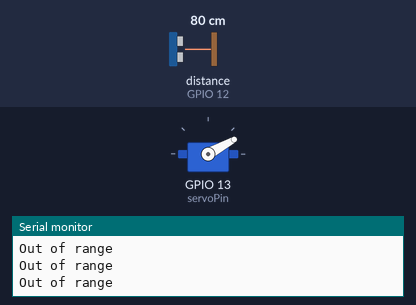
Simulated run of this sketch. Board: ESP32. Shown: servo, the last lines printed to the serial monitor. Wiring (inferred from the names in the program): ultrasonic range finder: trigger GPIO 14; echo GPIO 12; servo: signal GPIO 13. Inputs (shaded band) come from the test bench; at power-on: distance to the obstacle (sensor on GPIO 12) 80 cm. The echo pulse lasts 58.3 µs per cm; servo pulses on a pin are drawn as a servo (544–2400 µs = 0–180°).

Above: at 1.2 s.
1.3 s: distance to the obstacle (sensor on GPIO 12) set to 22 cm
At 1.71 s:
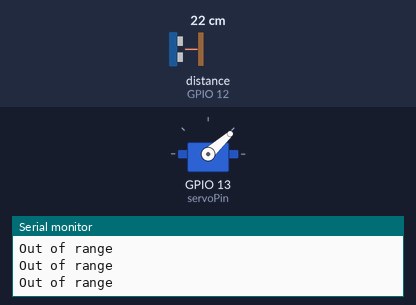
4.3 s: distance to the obstacle (sensor on GPIO 12) set to 18 cm
At 4.47 s:
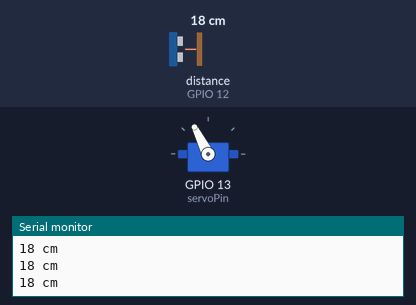
Timing chart, 0 to 13.3 s (numbered marks = the images above; inputs shaded):
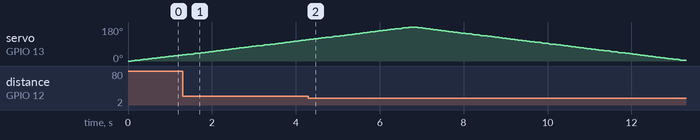

Measured:
- the behaviour switches between 21 and 20 cm on distance to the obstacle (sensor on GPIO 12) (found by bisection; images 1 and 2)
- by itself, servo on GPIO 13 (servoPin): rises from 112° to 180° in 2.4 s, then falls to 3° in 6.5 s

The sketch:

Motor_Ultrasonic_Assignment.ino
```cpp
// #include <ESP32Servo.h>

// Servo myservo;

int pos = 0;
int servoPin = 13;
const int trigPin = 14;
const int echoPin = 12;


void setup() {
  // put your setup code here, to run once:

  Serial.begin(9600);
  pinMode(trigPin, OUTPUT);
  pinMode(echoPin, INPUT);
  pinMode(servoPin, OUTPUT);


}

void mysweep(int p)
{
  int peakTime = map(p, 0, 180, 500, 2600);
  int entirePauseWidth = 20000;
  digitalWrite(servoPin , HIGH);
  delayMicroseconds(peakTime);

  int lowTime = entirePauseWidth - peakTime;
  digitalWrite(servoPin, LOW);
  delayMicroseconds(lowTime);


}
int dist(){
  long duration, distance = -1;
  digitalWrite(trigPin, LOW);
  //delayMicroseconds(2);
  digitalWrite(trigPin, HIGH);
  delayMicroseconds(10);
  digitalWrite(trigPin, LOW);

  duration = pulseIn(echoPin, HIGH);

  if(duration == 0){
    Serial.println("Timeout or error in reading sensor");
    return -1;
  }
  distance = (duration/2)*0.0343;
   if(distance >= 20) {
    Serial.println("Out of range");
  } else {
    Serial.print(distance);
    Serial.println(" cm");
  }

  return distance;


}

void loop() {
  // unsigned long currentMillis = millis();

  // if (currentMillis - previousMillisServo >= intervalServo){
  //   previousMillisServo = currentMillis;
  //   rotateServo();
  // }
  // if (currentMillis - previousMillisUltra >= intervalUltra){
  //   previousMillisUltra = currentMillis;
  //   measureAndDisplayDistance();
  int distance = dist(); // Get the distance


  for(pos = 0; pos <= 180; pos++) {
    mysweep(pos);
    delay(5);  // Adjust this delay for servo speed
    dist();
  delay(10);

  }
  for(pos = 180; pos >= 0; pos--) {
    mysweep(pos);
    delay(5);  // Adjust this delay for servo speed
    dist();

  delay(10);
  }

}

// void measureAndDisplayDistance() {
//   int distance = dist(); // Get the distance
//   if(distance >= 20) {
//     Serial.println("Out of range");
//   } else {
//     Serial.print(distance);
//     Serial.println(" cm");
//   }
//   delay(600); // Wait a bit before the next measurement (you can adjust this delay as needed)
// }

// void rotateServo() {
//   for(pos = 0; pos <= 180; pos++) {
//     mysweep(pos);
//     delay(5);  // Adjust this delay for servo speed
//   }
//   for(pos = 180; pos >= 0; pos--) {
//     mysweep(pos);
//     delay(5);  // Adjust this delay for servo speed
//   }
// }


  // professor's demonstrations:
```
